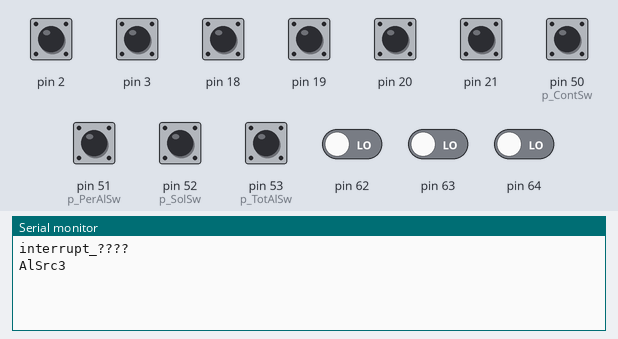
Recording of a sketch running on a simulated Arduino Mega 2560, built with avr-gcc and run on an emulated ATmega2560. Shown: the last lines printed to the serial monitor. Inputs (shaded band) come from the test bench; at power-on: pin 2, pin 3, pin 18–21, pin 50 (p_ContSw), pin 51 (p_PerAlSw), pin 52 (p_SolSw), pin 53 (p_TotAlSw) HIGH, pin 62–64 LOW.

Above: at 1.2 s.
1.3 s: pin 50 (p_ContSw) pulled LOW for 0.15 s
At 2.0 s:
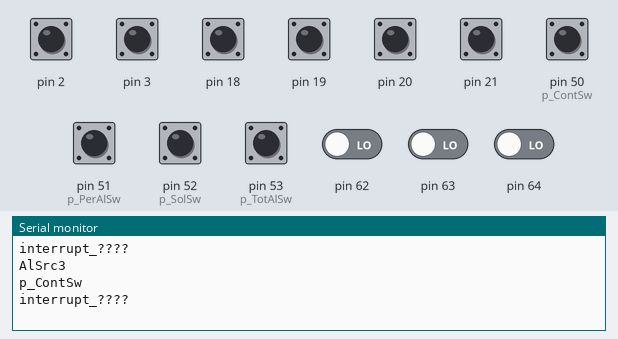
2.9 s: pin 51 (p_PerAlSw) pulled LOW for 0.15 s
At 3.03 s:
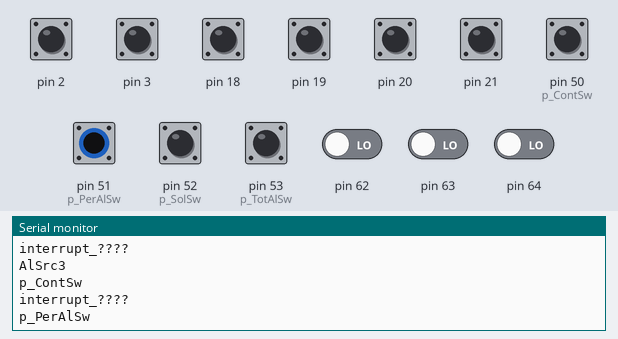
4.5 s: pin 52 (p_SolSw) pulled LOW for 0.15 s
At 4.63 s:
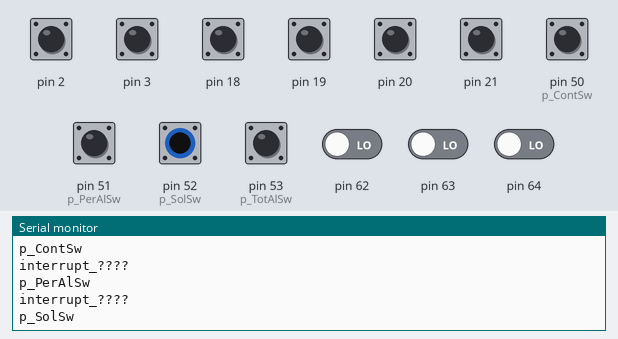
6.1 s: pin 53 (p_TotAlSw) pulled LOW for 0.15 s
At 6.23 s:
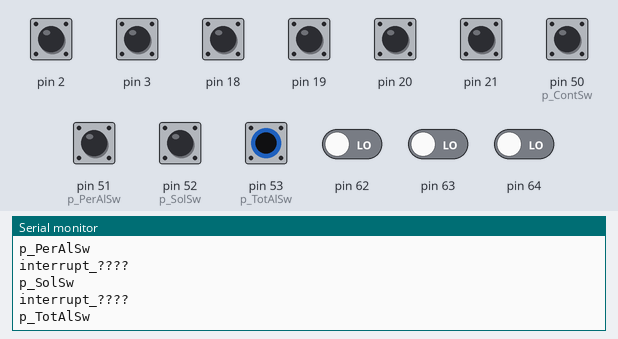
7.7 s: pin 62 driven HIGH
At 8.6 s:
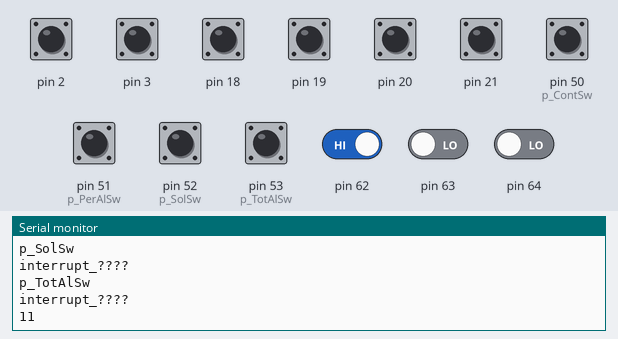
9.3 s: pin 2 pulled LOW for 0.15 s
At 10.5 s:
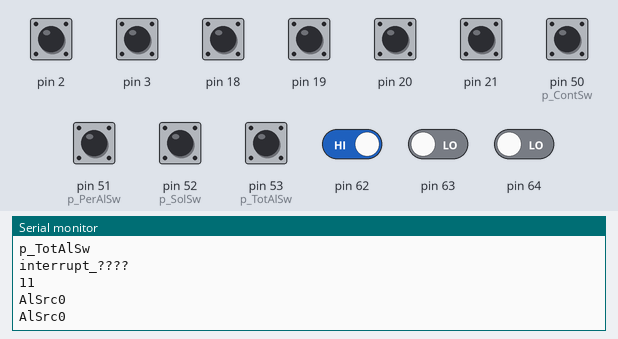

The sketch:

interruptMEGA.ino
```cpp
/* Pin to interrupt map:

A8-A15 = PCINT 16-23 = PCIE2 = pcmsk2

PCINT 00 01 02 03 04 05 06 07= PCIE0 = pcmsk0
D     53 52 51 50 10 11 12 13= PCIE0 = pcmsk0

PCINT 08 09 10= PCIE1 = pcmsk1
D     02 15 14= PCIE1 = pcmsk1
*/

volatile int AlSrc=-1;

const int p_ContSw= 50; //Define Analog Pin (analog pins are 16-21)
const int p_SolSw= 52; //Define Analog Pin (analog pins are 16-21)
const int p_TotAlSw= 53; //Define Analog Pin (analog pins are 16-21)
const int p_PerAlSw= 51; //Define Analog Pin (analog pins are 16-21)
volatile int bump = -1;
//SoftwareSerial Serial = SoftwareSerial(13, 13); //Change LCD Tx and Rx Pins to pins of our choosing
void setup() {
	attachInterrupt(0, pirTampInterrupt, CHANGE); //p_pirAl
attachInterrupt(1, pirAlInterrupt,   CHANGE); //p_pirTamp //MAY MAKE LOW LATER
attachInterrupt(2, DoorSwInterrupt,    CHANGE); //p_AlSw
attachInterrupt(3, HbrkSwInterrupt,  CHANGE); //p_HbrkSw
attachInterrupt(4, IgnInterrupt,     CHANGE); //p_Ign
attachInterrupt(5, IsoSwInterrupt,   CHANGE); //p_IsoSw
PCICR |= (1<<PCIE2);
PCMSK2 |= (1<<PCINT17);
PCMSK2 |= (1<<PCINT18);
PCMSK2 |= (1<<PCINT16);
MCUCR = (1<<ISC00) | (1<<ISC01);
PCICR |= (1<<PCIE0);
PCMSK0 |= (1<<PCINT0);
PCMSK0 |= (1<<PCINT1);
PCMSK0 |= (1<<PCINT2);
PCMSK0 |= (1<<PCINT3);

Serial.begin(9600);

pinMode(2, INPUT);    digitalWrite(2, HIGH);
pinMode(3, INPUT);    digitalWrite(3, HIGH);
pinMode(21, INPUT);    digitalWrite(21, HIGH);
pinMode(20, INPUT);    digitalWrite(20, HIGH);
pinMode(19, INPUT);    digitalWrite(19, HIGH);
pinMode(18, INPUT);    digitalWrite(18, HIGH);

pinMode(p_ContSw, INPUT); //Make pin an input
pinMode(p_SolSw, INPUT); //Make pin an input
pinMode(p_TotAlSw, INPUT); //Make pin an input
pinMode(p_PerAlSw, INPUT); //Make pin an input

digitalWrite(p_ContSw,HIGH); //Enable pullup resistor on Analog Pin
digitalWrite(p_SolSw,HIGH); //Enable pullup resistor on Analog Pin
digitalWrite(p_TotAlSw,HIGH); //Enable pullup resistor on Analog Pin
digitalWrite(p_PerAlSw,HIGH); //Enable pullup resistor on Analog Pin

}
void loop() {
if (bump == 0) {
if (digitalRead(p_TotAlSw)==LOW) Serial.println("p_TotAlSw");
else if (digitalRead(p_PerAlSw)==LOW) Serial.println("p_PerAlSw");
else if (digitalRead(p_ContSw)==LOW) Serial.println("p_ContSw");
else if (digitalRead(p_SolSw)==LOW) Serial.println("p_SolSw");
else  Serial.println("interrupt_????");
bump=-1;
}
else if (bump == 2){
bump=-1;
delay(100);
Serial.print(digitalRead(p_ContSw));
Serial.println(digitalRead(p_SolSw));
/*if (digitalRead(p_ContSw)==LOW) Serial.println("p_ContSw");
else if (digitalRead(p_UTB6)==LOW) Serial.println("p_UTB6");
else if (digitalRead(p_SolSw)==LOW) Serial.println("p_SolSw");
else  Serial.println("interrupt_pinA????");*/
}

if (AlSrc>-1) {Serial.print("AlSrc");Serial.println(AlSrc); AlSrc=-1; }
}

///////interrupt handlers////////////////////////////////////////////////////////////////////////////////
void DoorSwInterrupt(){AlSrc=1;}

void HbrkSwInterrupt(){AlSrc=2;}

void IsoSwInterrupt(){AlSrc=3;}

void IgnInterrupt(){AlSrc=4;}

void pirAlInterrupt(){AlSrc=5; }

void pirTampInterrupt(){AlSrc=0;}


ISR(PCINT2_vect) {
bump = 2;
}
ISR(PCINT0_vect) {
bump = 0;
}
```

Measured:
- after the input at 1.3 s, the serial monitor: prints a new line at once (image 1)
- after the input at 2.9 s, the serial monitor: prints a new line at once (image 2)
- after the input at 4.5 s, the serial monitor: prints a new line at once (image 3)
- after the input at 6.1 s, the serial monitor: prints a new line at once (image 4)
- after the input at 7.7 s, the serial monitor: prints a new line after 0.10 s (image 5)
- after the input at 9.3 s, the serial monitor: prints a new line at once (image 6)
